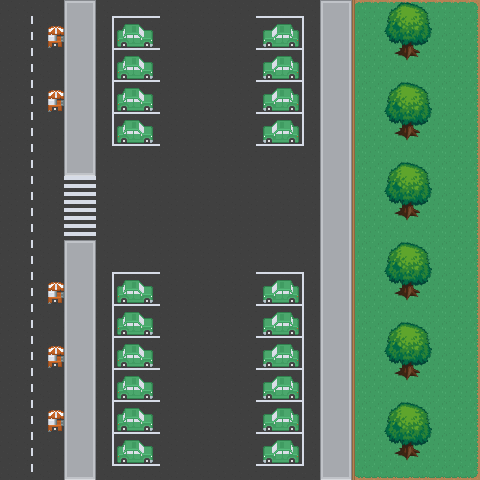

A level layout from a 2D game, rendered from its tile map. Below: a short description, then the map file with tile-grid data replaced by summaries:
An orthogonal 30x30 tile map with 16x16 px tiles, 4 tile layers (background, environment, parking, cars), 2 tilesets and 109 objects (48x Waypoint, 4x SpawnPoint).

<map version="1.10" tiledversion="1.12.2" orientation="orthogonal" renderorder="right-down" width="30" height="30" tilewidth="16" tileheight="16" infinite="0" nextlayerid="18" nextobjectid="289">
 <tileset firstgid="1" source="../sprites/roguelikeCity_transparent.tsx" />
 <tileset firstgid="1037" name="plant_repack_16x16" tilewidth="16" tileheight="16" tilecount="169" columns="13">
  <image source="../sprites/plant_repack_16x16.png" width="208" height="208" />
 </tileset>
 <layer id="1" name="background" width="30" height="30">
  <data>[900 cells, 900 non-empty, 19 distinct tile ids]</data>
 </layer>
 <layer id="2" name="environment" width="30" height="30">
  <data>[900 cells, 112 non-empty, 15 distinct tile ids]</data>
 </layer>
 <layer id="3" name="parking" width="30" height="30" locked="1">
  <data>[900 cells, 132 non-empty, 4 distinct tile ids]</data>
 </layer>
 <layer id="17" name="cars" width="30" height="30">
  <data>[900 cells, 120 non-empty, 6 distinct tile ids]</data>
 </layer>
 <objectgroup id="15" name="collisionables">
  <object id="187" x="402" y="45">
   <polygon points="5.56522,-0.0869565 5.68434e-14,2.95652 -2.86957,2.95652 -7.21739,8.56522 5.04348,15.1304 16.2174,11.7391 18.087,7.21739 11.1304,2.56522" />
  </object>
  <object id="188" x="402" y="125.273">
   <polygon points="5.56522,-0.0869565 5.68434e-14,2.95652 -2.86957,2.95652 -7.21739,8.56522 5.04348,15.1304 16.2174,11.7391 18.087,7.21739 11.1304,2.56522" />
  </object>
  <object id="189" x="402" y="205">
   <polygon points="5.56522,-0.0869565 5.68434e-14,2.95652 -2.86957,2.95652 -7.21739,8.56522 5.04348,15.1304 16.2174,11.7391 18.087,7.21739 11.1304,2.56522" />
  </object>
  <object id="190" x="402" y="285">
   <polygon points="5.56522,-0.0869565 5.68434e-14,2.95652 -2.86957,2.95652 -7.21739,8.56522 5.04348,15.1304 16.2174,11.7391 18.087,7.21739 11.1304,2.56522" />
  </object>
  <object id="191" x="402" y="365">
   <polygon points="5.56522,-0.0869565 5.68434e-14,2.95652 -2.86957,2.95652 -7.21739,8.56522 5.04348,15.1304 16.2174,11.7391 18.087,7.21739 11.1304,2.56522" />
  </object>
  <object id="192" x="402" y="445">
   <polygon points="5.56522,-0.0869565 5.68434e-14,2.95652 -2.86957,2.95652 -7.21739,8.56522 5.04348,15.1304 16.2174,11.7391 18.087,7.21739 11.1304,2.56522" />
  </object>
  <object id="268" x="117.545" y="47">
   <polygon points="-0.546875,0.00795481 -0.543434,-17.0007 3.85831,-16.9999 6.97088,-23.0007 21.4535,-23.0057 27.4604,-17.0049 35.4389,-17.1179 35.4751,-0.010066" />
  </object>
  <object id="288" x="298.474" y="47">
   <polygon points="0.546875,0.00795481 0.543434,-17.0007 -3.85831,-16.9999 -6.97088,-23.0007 -21.4535,-23.0057 -27.4604,-17.0049 -35.4389,-17.1179 -35.4751,-0.010066" />
  </object>
  <object id="270" x="117.545" y="79">
   <polygon points="-0.546875,0.00795481 -0.543434,-17.0007 3.85831,-16.9999 6.97088,-23.0007 21.4535,-23.0057 27.4604,-17.0049 35.4389,-17.1179 35.4751,-0.010066" />
  </object>
  <object id="287" x="298.474" y="79">
   <polygon points="0.546875,0.00795481 0.543434,-17.0007 -3.85831,-16.9999 -6.97088,-23.0007 -21.4535,-23.0057 -27.4604,-17.0049 -35.4389,-17.1179 -35.4751,-0.010066" />
  </object>
  <object id="271" x="117.545" y="111">
   <polygon points="-0.546875,0.00795481 -0.543434,-17.0007 3.85831,-16.9999 6.97088,-23.0007 21.4535,-23.0057 27.4604,-17.0049 35.4389,-17.1179 35.4751,-0.010066" />
  </object>
  <object id="286" x="298.474" y="111">
   <polygon points="0.546875,0.00795481 0.543434,-17.0007 -3.85831,-16.9999 -6.97088,-23.0007 -21.4535,-23.0057 -27.4604,-17.0049 -35.4389,-17.1179 -35.4751,-0.010066" />
  </object>
  <object id="272" x="117.545" y="143">
   <polygon points="-0.546875,0.00795481 -0.543434,-17.0007 3.85831,-16.9999 6.97088,-23.0007 21.4535,-23.0057 27.4604,-17.0049 35.4389,-17.1179 35.4751,-0.010066" />
  </object>
  <object id="285" x="298.474" y="143">
   <polygon points="0.546875,0.00795481 0.543434,-17.0007 -3.85831,-16.9999 -6.97088,-23.0007 -21.4535,-23.0057 -27.4604,-17.0049 -35.4389,-17.1179 -35.4751,-0.010066" />
  </object>
  <object id="273" x="117.545" y="303">
   <polygon points="-0.546875,0.00795481 -0.543434,-17.0007 3.85831,-16.9999 6.97088,-23.0007 21.4535,-23.0057 27.4604,-17.0049 35.4389,-17.1179 35.4751,-0.010066" />
  </object>
  <object id="284" x="298.474" y="303">
   <polygon points="0.546875,0.00795481 0.543434,-17.0007 -3.85831,-16.9999 -6.97088,-23.0007 -21.4535,-23.0057 -27.4604,-17.0049 -35.4389,-17.1179 -35.4751,-0.010066" />
  </object>
  <object id="274" x="117.545" y="335">
   <polygon points="-0.546875,0.00795481 -0.543434,-17.0007 3.85831,-16.9999 6.97088,-23.0007 21.4535,-23.0057 27.4604,-17.0049 35.4389,-17.1179 35.4751,-0.010066" />
  </object>
  <object id="283" x="298.474" y="335">
   <polygon points="0.546875,0.00795481 0.543434,-17.0007 -3.85831,-16.9999 -6.97088,-23.0007 -21.4535,-23.0057 -27.4604,-17.0049 -35.4389,-17.1179 -35.4751,-0.010066" />
  </object>
  <object id="275" x="117.545" y="367">
   <polygon points="-0.546875,0.00795481 -0.543434,-17.0007 3.85831,-16.9999 6.97088,-23.0007 21.4535,-23.0057 27.4604,-17.0049 35.4389,-17.1179 35.4751,-0.010066" />
  </object>
  <object id="282" x="298.474" y="367">
   <polygon points="0.546875,0.00795481 0.543434,-17.0007 -3.85831,-16.9999 -6.97088,-23.0007 -21.4535,-23.0057 -27.4604,-17.0049 -35.4389,-17.1179 -35.4751,-0.010066" />
  </object>
  <object id="278" x="117.545" y="431">
   <polygon points="-0.546875,0.00795481 -0.543434,-17.0007 3.85831,-16.9999 6.97088,-23.0007 21.4535,-23.0057 27.4604,-17.0049 35.4389,-17.1179 35.4751,-0.010066" />
  </object>
  <object id="280" x="298.474" y="431">
   <polygon points="0.546875,0.00795481 0.543434,-17.0007 -3.85831,-16.9999 -6.97088,-23.0007 -21.4535,-23.0057 -27.4604,-17.0049 -35.4389,-17.1179 -35.4751,-0.010066" />
  </object>
  <object id="276" x="117.545" y="399">
   <polygon points="-0.546875,0.00795481 -0.543434,-17.0007 3.85831,-16.9999 6.97088,-23.0007 21.4535,-23.0057 27.4604,-17.0049 35.4389,-17.1179 35.4751,-0.010066" />
  </object>
  <object id="281" x="298.474" y="399">
   <polygon points="0.546875,0.00795481 0.543434,-17.0007 -3.85831,-16.9999 -6.97088,-23.0007 -21.4535,-23.0057 -27.4604,-17.0049 -35.4389,-17.1179 -35.4751,-0.010066" />
  </object>
  <object id="277" x="117.545" y="463">
   <polygon points="-0.546875,0.00795481 -0.543434,-17.0007 3.85831,-16.9999 6.97088,-23.0007 21.4535,-23.0057 27.4604,-17.0049 35.4389,-17.1179 35.4751,-0.010066" />
  </object>
  <object id="279" x="298.474" y="463">
   <polygon points="0.546875,0.00795481 0.543434,-17.0007 -3.85831,-16.9999 -6.97088,-23.0007 -21.4535,-23.0057 -27.4604,-17.0049 -35.4389,-17.1179 -35.4751,-0.010066" />
  </object>
 </objectgroup>
 <objectgroup id="16" name="hiding_spots">
  <!-- 83 objects omitted --></objectgroup>
 <objectgroup id="4" name="parkingSlots">
  <!-- 72 objects omitted --></objectgroup>
 <objectgroup id="14" name="waypoints">
  <!-- 52 objects omitted --></objectgroup>
</map>
<!-- 83 of 109 objects omitted -->
